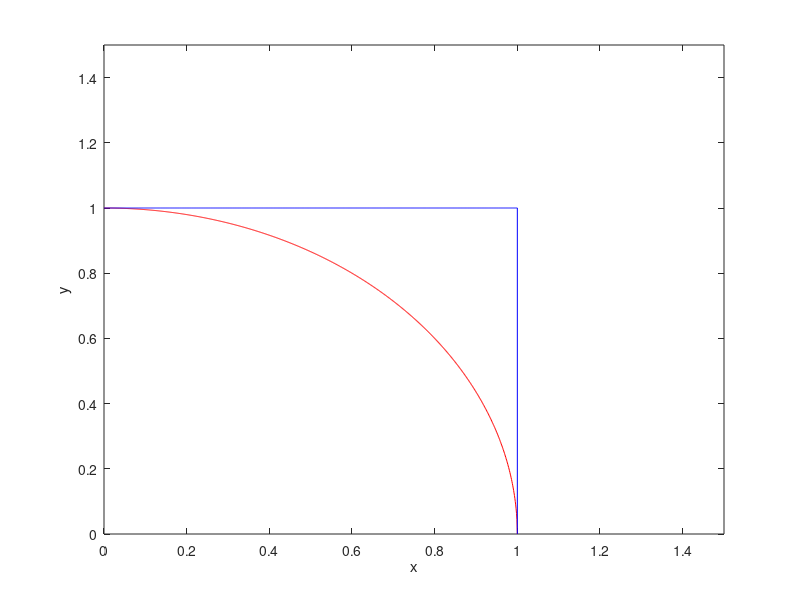
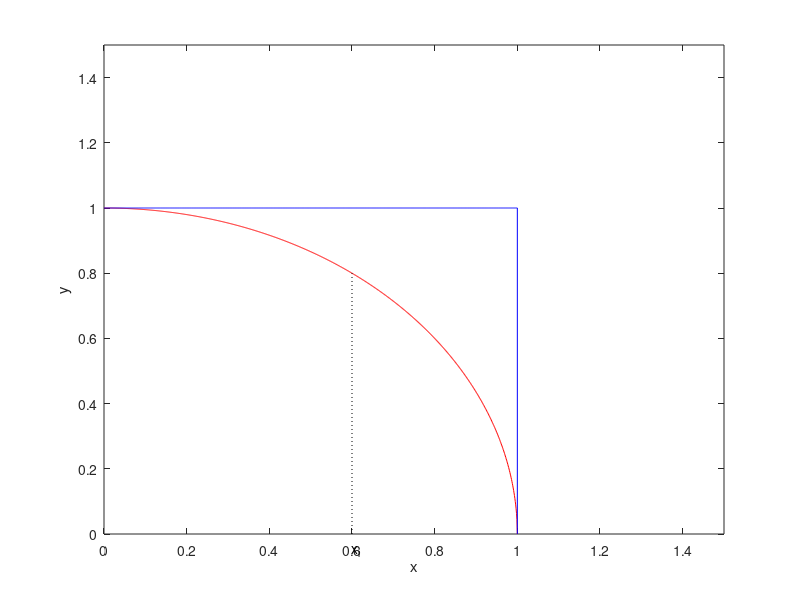
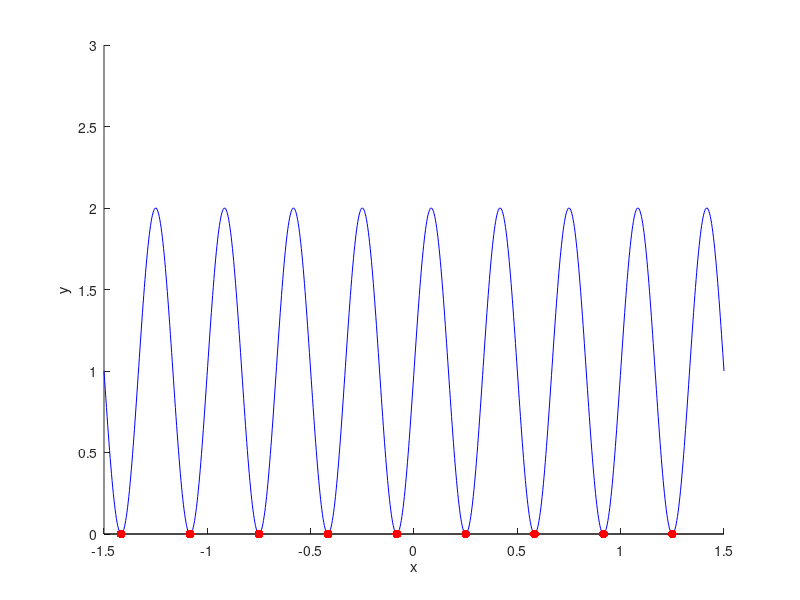
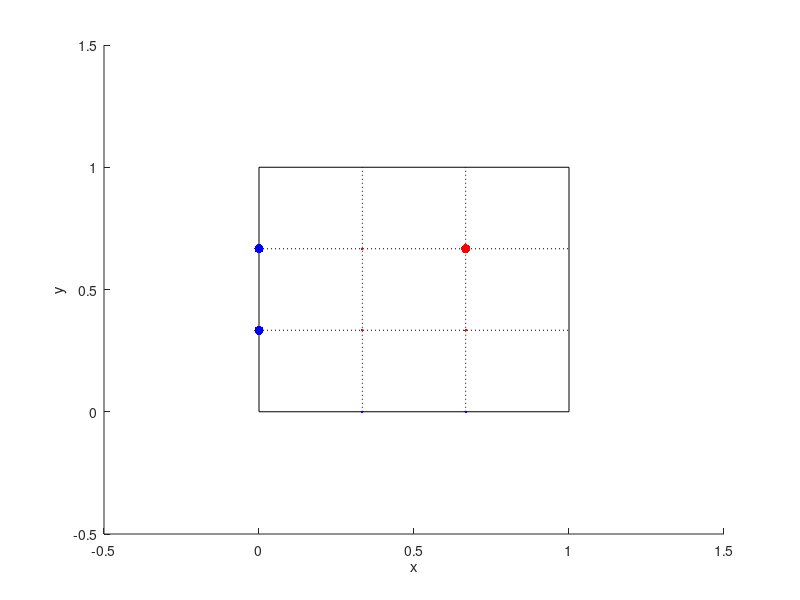

Source code (MATLAB) for these figures, in order:
function plot_cm8
close all
n=1000;
x=linspace(0,1,n);
y=sqrt(1-x.^2);
plot(x,y,'r',x,ones(n,1),'b',[1,1],[0,1],'b')
axis([0,1.5,0,1.5])
xlabel('x')
ylabel('y')

figure()
x_i = 0.6 ;
plot(x,y,'r',x,ones(n,1),'b',[1,1],[0,1],'b',[x_i,x_i],[0,sqrt(1-x_i^2)],'k:')
text(0.6,-0.05,'x_i')
axis([0,1.5,0,1.5])
xlabel('x')
ylabel('y')


f=3 ; 
xg=-1.5;
xd=1.5;
x=linspace(xg,xd,n);

rac = -1/(4*f)+(1/f)*(-10:10) ;
figure
hold on
plot(x,sin(x*2*pi*f)+1,'b',[xg,xd],[0,0],'k')
plot(rac,0*rac,'r.','MarkerSize',20)
axis([xg,xd,0,3])
xlabel('x')
ylabel('y')
hold off




xg=0;
xd=1;
xmid1 = (xd-xg)/3;
xmid2 = 2*xmid1;
yg=0;
yd=1;
ymid1 = (yd-yg)/3;
ymid2 = 2*ymid1;
figure
hold on
plot([xg,xg],[yg,yd],'k',[xd,xd],[yg,yd],'k',[xg,xd],[yg,yg],'k',[xg,xd],[yd,yd],'k')
plot([xmid1,xmid1],[yg,yd],'k:',[xmid2,xmid2],[yg,yd],'k:');
plot([xg,xd],[ymid1,ymid1],'k:',[xg,xd],[ymid2,ymid2],'k:');
plot([xmid1,xmid2],[yg,yg],'b.',[xmid1,xmid1],[ymid1,ymid1],'r.',[xmid1,xmid1],[ymid2,ymid2],'r.',[xmid2,xmid2],[ymid1,ymid1],'r.',[xmid2,xmid2],[ymid2,ymid2],'r.','MarkerSize',20)
plot([xg,xg],[ymid1,ymid2],'b.','MarkerSize',20)
axis([xg-0.5,xd+0.5,yg-0.5,yd+0.5])
xlabel('x')
ylabel('y')
hold off

end

